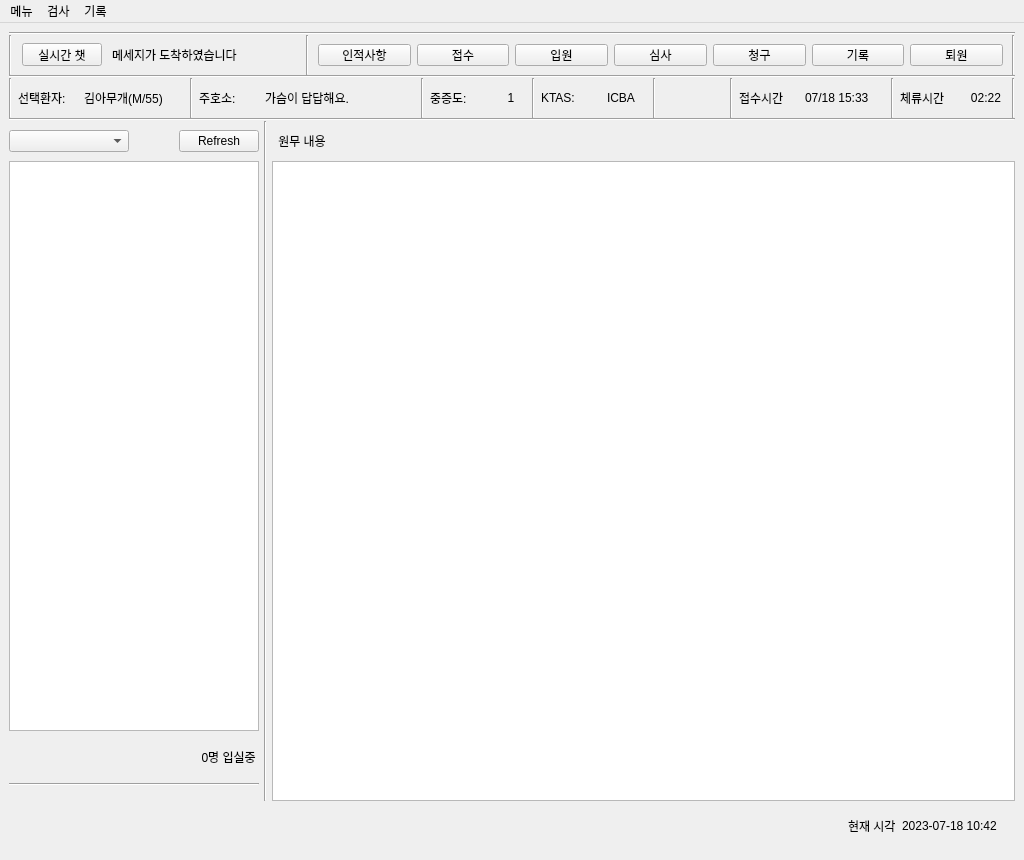
<?xml version="1.0" encoding="UTF-8"?>
<ui version="4.0">
 <class>AdminWindow</class>
 <widget class="QMainWindow" name="AdminWindow">
  <property name="geometry">
   <rect>
    <x>0</x>
    <y>0</y>
    <width>1024</width>
    <height>860</height>
   </rect>
  </property>
  <property name="sizePolicy">
   <sizepolicy hsizetype="Fixed" vsizetype="Fixed">
    <horstretch>0</horstretch>
    <verstretch>0</verstretch>
   </sizepolicy>
  </property>
  <property name="windowTitle">
   <string>MainWindow</string>
  </property>
  <widget class="QWidget" name="centralwidget">
   <layout class="QVBoxLayout" name="verticalLayout">
    <property name="spacing">
     <number>0</number>
    </property>
    <item>
     <widget class="Line" name="line_11">
      <property name="orientation">
       <enum>Qt::Horizontal</enum>
      </property>
     </widget>
    </item>
    <item>
     <widget class="QWidget" name="widget_3" native="true">
      <property name="sizePolicy">
       <sizepolicy hsizetype="Preferred" vsizetype="Fixed">
        <horstretch>0</horstretch>
        <verstretch>0</verstretch>
       </sizepolicy>
      </property>
      <property name="minimumSize">
       <size>
        <width>0</width>
        <height>40</height>
       </size>
      </property>
      <property name="maximumSize">
       <size>
        <width>16777215</width>
        <height>40</height>
       </size>
      </property>
      <layout class="QHBoxLayout" name="horizontalLayout">
       <property name="spacing">
        <number>0</number>
       </property>
       <property name="leftMargin">
        <number>0</number>
       </property>
       <property name="topMargin">
        <number>0</number>
       </property>
       <property name="rightMargin">
        <number>0</number>
       </property>
       <property name="bottomMargin">
        <number>0</number>
       </property>
       <item>
        <widget class="QWidget" name="widget" native="true">
         <property name="maximumSize">
          <size>
           <width>300</width>
           <height>16777215</height>
          </size>
         </property>
         <layout class="QHBoxLayout" name="horizontalLayout_4">
          <property name="spacing">
           <number>10</number>
          </property>
          <property name="leftMargin">
           <number>0</number>
          </property>
          <property name="topMargin">
           <number>0</number>
          </property>
          <property name="rightMargin">
           <number>0</number>
          </property>
          <property name="bottomMargin">
           <number>0</number>
          </property>
          <item>
           <widget class="Line" name="line_12">
            <property name="orientation">
             <enum>Qt::Vertical</enum>
            </property>
           </widget>
          </item>
          <item>
           <widget class="QPushButton" name="pushButton_2">
            <property name="maximumSize">
             <size>
              <width>90</width>
              <height>23</height>
             </size>
            </property>
            <property name="text">
             <string>실시간 챗</string>
            </property>
           </widget>
          </item>
          <item>
           <widget class="QLabel" name="label_22">
            <property name="minimumSize">
             <size>
              <width>200</width>
              <height>0</height>
             </size>
            </property>
            <property name="maximumSize">
             <size>
              <width>200</width>
              <height>16777215</height>
             </size>
            </property>
            <property name="text">
             <string>메세지가 도착하였습니다</string>
            </property>
           </widget>
          </item>
          <item>
           <widget class="Line" name="line_13">
            <property name="orientation">
             <enum>Qt::Vertical</enum>
            </property>
           </widget>
          </item>
         </layout>
        </widget>
       </item>
       <item>
        <widget class="QWidget" name="widget_2" native="true">
         <layout class="QHBoxLayout" name="horizontalLayout_3">
          <item>
           <widget class="QPushButton" name="pushButton_3">
            <property name="text">
             <string>인적사항</string>
            </property>
           </widget>
          </item>
          <item>
           <widget class="QPushButton" name="pushButton_5">
            <property name="text">
             <string>접수</string>
            </property>
           </widget>
          </item>
          <item>
           <widget class="QPushButton" name="pushButton_4">
            <property name="text">
             <string>입원</string>
            </property>
           </widget>
          </item>
          <item>
           <widget class="QPushButton" name="pushButton">
            <property name="text">
             <string>심사</string>
            </property>
           </widget>
          </item>
          <item>
           <widget class="QPushButton" name="pushButton_8">
            <property name="text">
             <string>청구</string>
            </property>
           </widget>
          </item>
          <item>
           <widget class="QPushButton" name="pushButton_9">
            <property name="text">
             <string>기록</string>
            </property>
           </widget>
          </item>
          <item>
           <widget class="QPushButton" name="pushButton_7">
            <property name="text">
             <string>퇴원</string>
            </property>
           </widget>
          </item>
         </layout>
        </widget>
       </item>
       <item>
        <widget class="Line" name="line_14">
         <property name="orientation">
          <enum>Qt::Vertical</enum>
         </property>
        </widget>
       </item>
      </layout>
     </widget>
    </item>
    <item>
     <widget class="Line" name="line_2">
      <property name="orientation">
       <enum>Qt::Horizontal</enum>
      </property>
     </widget>
    </item>
    <item>
     <widget class="QWidget" name="widget_4" native="true">
      <property name="minimumSize">
       <size>
        <width>0</width>
        <height>40</height>
       </size>
      </property>
      <property name="maximumSize">
       <size>
        <width>16777215</width>
        <height>40</height>
       </size>
      </property>
      <layout class="QHBoxLayout" name="horizontalLayout_2">
       <property name="leftMargin">
        <number>0</number>
       </property>
       <property name="topMargin">
        <number>0</number>
       </property>
       <property name="rightMargin">
        <number>0</number>
       </property>
       <property name="bottomMargin">
        <number>0</number>
       </property>
       <item>
        <widget class="Line" name="line_3">
         <property name="orientation">
          <enum>Qt::Vertical</enum>
         </property>
        </widget>
       </item>
       <item>
        <widget class="QLabel" name="label_7">
         <property name="minimumSize">
          <size>
           <width>60</width>
           <height>0</height>
          </size>
         </property>
         <property name="maximumSize">
          <size>
           <width>60</width>
           <height>16777215</height>
          </size>
         </property>
         <property name="text">
          <string>선택환자:</string>
         </property>
        </widget>
       </item>
       <item>
        <widget class="QLabel" name="label_8">
         <property name="minimumSize">
          <size>
           <width>100</width>
           <height>0</height>
          </size>
         </property>
         <property name="maximumSize">
          <size>
           <width>100</width>
           <height>16777215</height>
          </size>
         </property>
         <property name="text">
          <string>김아무개(M/55)</string>
         </property>
        </widget>
       </item>
       <item>
        <widget class="Line" name="line_5">
         <property name="orientation">
          <enum>Qt::Vertical</enum>
         </property>
        </widget>
       </item>
       <item>
        <widget class="QLabel" name="label_9">
         <property name="minimumSize">
          <size>
           <width>60</width>
           <height>0</height>
          </size>
         </property>
         <property name="maximumSize">
          <size>
           <width>60</width>
           <height>16777215</height>
          </size>
         </property>
         <property name="text">
          <string>주호소:</string>
         </property>
        </widget>
       </item>
       <item>
        <widget class="QLabel" name="label_10">
         <property name="minimumSize">
          <size>
           <width>150</width>
           <height>0</height>
          </size>
         </property>
         <property name="text">
          <string>가슴이 답답해요.</string>
         </property>
        </widget>
       </item>
       <item>
        <widget class="Line" name="line_6">
         <property name="orientation">
          <enum>Qt::Vertical</enum>
         </property>
        </widget>
       </item>
       <item>
        <widget class="QLabel" name="label_15">
         <property name="minimumSize">
          <size>
           <width>60</width>
           <height>0</height>
          </size>
         </property>
         <property name="maximumSize">
          <size>
           <width>60</width>
           <height>16777215</height>
          </size>
         </property>
         <property name="text">
          <string>중증도:</string>
         </property>
        </widget>
       </item>
       <item>
        <widget class="QLabel" name="label_16">
         <property name="minimumSize">
          <size>
           <width>30</width>
           <height>0</height>
          </size>
         </property>
         <property name="maximumSize">
          <size>
           <width>30</width>
           <height>16777215</height>
          </size>
         </property>
         <property name="text">
          <string>1</string>
         </property>
         <property name="alignment">
          <set>Qt::AlignCenter</set>
         </property>
        </widget>
       </item>
       <item>
        <widget class="Line" name="line_7">
         <property name="orientation">
          <enum>Qt::Vertical</enum>
         </property>
        </widget>
       </item>
       <item>
        <widget class="QLabel" name="label_18">
         <property name="minimumSize">
          <size>
           <width>60</width>
           <height>0</height>
          </size>
         </property>
         <property name="maximumSize">
          <size>
           <width>60</width>
           <height>16777215</height>
          </size>
         </property>
         <property name="text">
          <string>KTAS:</string>
         </property>
        </widget>
       </item>
       <item>
        <widget class="QLabel" name="label_19">
         <property name="minimumSize">
          <size>
           <width>40</width>
           <height>0</height>
          </size>
         </property>
         <property name="maximumSize">
          <size>
           <width>40</width>
           <height>16777215</height>
          </size>
         </property>
         <property name="text">
          <string>ICBA</string>
         </property>
        </widget>
       </item>
       <item>
        <widget class="Line" name="line_8">
         <property name="orientation">
          <enum>Qt::Vertical</enum>
         </property>
        </widget>
       </item>
       <item>
        <widget class="QLabel" name="label_3">
         <property name="sizePolicy">
          <sizepolicy hsizetype="Expanding" vsizetype="Preferred">
           <horstretch>0</horstretch>
           <verstretch>0</verstretch>
          </sizepolicy>
         </property>
         <property name="text">
          <string/>
         </property>
        </widget>
       </item>
       <item>
        <widget class="Line" name="line_9">
         <property name="orientation">
          <enum>Qt::Vertical</enum>
         </property>
        </widget>
       </item>
       <item>
        <widget class="QLabel" name="label_11">
         <property name="minimumSize">
          <size>
           <width>60</width>
           <height>0</height>
          </size>
         </property>
         <property name="maximumSize">
          <size>
           <width>60</width>
           <height>16777215</height>
          </size>
         </property>
         <property name="text">
          <string>접수시간</string>
         </property>
        </widget>
       </item>
       <item>
        <widget class="QLabel" name="label_12">
         <property name="minimumSize">
          <size>
           <width>80</width>
           <height>0</height>
          </size>
         </property>
         <property name="maximumSize">
          <size>
           <width>80</width>
           <height>16777215</height>
          </size>
         </property>
         <property name="text">
          <string>07/18 15:33</string>
         </property>
        </widget>
       </item>
       <item>
        <widget class="Line" name="line_10">
         <property name="orientation">
          <enum>Qt::Vertical</enum>
         </property>
        </widget>
       </item>
       <item>
        <widget class="QLabel" name="label_13">
         <property name="minimumSize">
          <size>
           <width>60</width>
           <height>0</height>
          </size>
         </property>
         <property name="maximumSize">
          <size>
           <width>60</width>
           <height>16777215</height>
          </size>
         </property>
         <property name="text">
          <string>체류시간</string>
         </property>
        </widget>
       </item>
       <item>
        <widget class="QLabel" name="label_14">
         <property name="minimumSize">
          <size>
           <width>40</width>
           <height>0</height>
          </size>
         </property>
         <property name="text">
          <string>02:22</string>
         </property>
         <property name="alignment">
          <set>Qt::AlignCenter</set>
         </property>
        </widget>
       </item>
       <item>
        <widget class="Line" name="line_4">
         <property name="orientation">
          <enum>Qt::Vertical</enum>
         </property>
        </widget>
       </item>
      </layout>
     </widget>
    </item>
    <item>
     <widget class="Line" name="line">
      <property name="orientation">
       <enum>Qt::Horizontal</enum>
      </property>
     </widget>
    </item>
    <item>
     <widget class="QWidget" name="widget_7" native="true">
      <layout class="QHBoxLayout" name="horizontalLayout_7">
       <property name="spacing">
        <number>5</number>
       </property>
       <property name="leftMargin">
        <number>0</number>
       </property>
       <property name="topMargin">
        <number>0</number>
       </property>
       <property name="rightMargin">
        <number>0</number>
       </property>
       <property name="bottomMargin">
        <number>0</number>
       </property>
       <item>
        <widget class="QWidget" name="widget_5" native="true">
         <property name="maximumSize">
          <size>
           <width>250</width>
           <height>16777215</height>
          </size>
         </property>
         <layout class="QVBoxLayout" name="verticalLayout_2">
          <property name="spacing">
           <number>0</number>
          </property>
          <property name="leftMargin">
           <number>0</number>
          </property>
          <property name="topMargin">
           <number>0</number>
          </property>
          <property name="rightMargin">
           <number>0</number>
          </property>
          <property name="bottomMargin">
           <number>10</number>
          </property>
          <item>
           <widget class="QWidget" name="widget_11" native="true">
            <property name="minimumSize">
             <size>
              <width>0</width>
              <height>40</height>
             </size>
            </property>
            <property name="maximumSize">
             <size>
              <width>16777215</width>
              <height>40</height>
             </size>
            </property>
            <layout class="QHBoxLayout" name="horizontalLayout_9">
             <property name="spacing">
              <number>0</number>
             </property>
             <property name="leftMargin">
              <number>0</number>
             </property>
             <property name="topMargin">
              <number>0</number>
             </property>
             <property name="rightMargin">
              <number>0</number>
             </property>
             <property name="bottomMargin">
              <number>0</number>
             </property>
             <item>
              <widget class="QComboBox" name="comboBox">
               <property name="sizePolicy">
                <sizepolicy hsizetype="Preferred" vsizetype="Fixed">
                 <horstretch>0</horstretch>
                 <verstretch>0</verstretch>
                </sizepolicy>
               </property>
               <property name="minimumSize">
                <size>
                 <width>120</width>
                 <height>0</height>
                </size>
               </property>
              </widget>
             </item>
             <item>
              <spacer name="horizontalSpacer_3">
               <property name="orientation">
                <enum>Qt::Horizontal</enum>
               </property>
               <property name="sizeHint" stdset="0">
                <size>
                 <width>40</width>
                 <height>20</height>
                </size>
               </property>
              </spacer>
             </item>
             <item>
              <widget class="QPushButton" name="pushButton_10">
               <property name="text">
                <string>Refresh</string>
               </property>
              </widget>
             </item>
            </layout>
           </widget>
          </item>
          <item>
           <widget class="QTableView" name="tableView"/>
          </item>
          <item>
           <widget class="QWidget" name="widget_12" native="true">
            <property name="minimumSize">
             <size>
              <width>0</width>
              <height>60</height>
             </size>
            </property>
            <property name="maximumSize">
             <size>
              <width>16777215</width>
              <height>60</height>
             </size>
            </property>
            <layout class="QVBoxLayout" name="verticalLayout_4">
             <property name="leftMargin">
              <number>0</number>
             </property>
             <property name="topMargin">
              <number>5</number>
             </property>
             <property name="rightMargin">
              <number>0</number>
             </property>
             <property name="bottomMargin">
              <number>5</number>
             </property>
             <item>
              <widget class="QLabel" name="label_6">
               <property name="text">
                <string>0명 입실중 </string>
               </property>
               <property name="alignment">
                <set>Qt::AlignRight|Qt::AlignTrailing|Qt::AlignVCenter</set>
               </property>
              </widget>
             </item>
             <item>
              <widget class="Line" name="line_15">
               <property name="orientation">
                <enum>Qt::Horizontal</enum>
               </property>
              </widget>
             </item>
            </layout>
           </widget>
          </item>
         </layout>
        </widget>
       </item>
       <item>
        <widget class="Line" name="line_16">
         <property name="orientation">
          <enum>Qt::Vertical</enum>
         </property>
        </widget>
       </item>
       <item>
        <widget class="QWidget" name="widget_6" native="true">
         <layout class="QVBoxLayout" name="verticalLayout_3">
          <property name="spacing">
           <number>0</number>
          </property>
          <property name="leftMargin">
           <number>0</number>
          </property>
          <property name="topMargin">
           <number>0</number>
          </property>
          <property name="rightMargin">
           <number>0</number>
          </property>
          <property name="bottomMargin">
           <number>0</number>
          </property>
          <item>
           <widget class="QWidget" name="widget_10" native="true">
            <property name="minimumSize">
             <size>
              <width>0</width>
              <height>40</height>
             </size>
            </property>
            <property name="maximumSize">
             <size>
              <width>16777215</width>
              <height>40</height>
             </size>
            </property>
            <layout class="QHBoxLayout" name="horizontalLayout_8">
             <property name="leftMargin">
              <number>0</number>
             </property>
             <property name="topMargin">
              <number>0</number>
             </property>
             <property name="rightMargin">
              <number>5</number>
             </property>
             <property name="bottomMargin">
              <number>0</number>
             </property>
             <item>
              <widget class="QLabel" name="label_5">
               <property name="minimumSize">
                <size>
                 <width>60</width>
                 <height>0</height>
                </size>
               </property>
               <property name="maximumSize">
                <size>
                 <width>60</width>
                 <height>16777215</height>
                </size>
               </property>
               <property name="text">
                <string>원무 내용</string>
               </property>
               <property name="alignment">
                <set>Qt::AlignCenter</set>
               </property>
              </widget>
             </item>
             <item>
              <spacer name="horizontalSpacer_2">
               <property name="orientation">
                <enum>Qt::Horizontal</enum>
               </property>
               <property name="sizeHint" stdset="0">
                <size>
                 <width>40</width>
                 <height>20</height>
                </size>
               </property>
              </spacer>
             </item>
            </layout>
           </widget>
          </item>
          <item>
           <widget class="QPlainTextEdit" name="plainTextEdit_2"/>
          </item>
         </layout>
        </widget>
       </item>
      </layout>
     </widget>
    </item>
    <item>
     <widget class="QWidget" name="widget_8" native="true">
      <property name="minimumSize">
       <size>
        <width>0</width>
        <height>50</height>
       </size>
      </property>
      <property name="maximumSize">
       <size>
        <width>16777215</width>
        <height>50</height>
       </size>
      </property>
      <layout class="QHBoxLayout" name="horizontalLayout_6">
       <item>
        <spacer name="horizontalSpacer">
         <property name="orientation">
          <enum>Qt::Horizontal</enum>
         </property>
         <property name="sizeHint" stdset="0">
          <size>
           <width>40</width>
           <height>20</height>
          </size>
         </property>
        </spacer>
       </item>
       <item>
        <widget class="QWidget" name="widget_9" native="true">
         <layout class="QHBoxLayout" name="horizontalLayout_5">
          <item>
           <widget class="QLabel" name="label_2">
            <property name="text">
             <string>현재 시각</string>
            </property>
           </widget>
          </item>
          <item>
           <widget class="QLabel" name="label_4">
            <property name="text">
             <string>2023-07-18 10:42</string>
            </property>
           </widget>
          </item>
         </layout>
        </widget>
       </item>
      </layout>
     </widget>
    </item>
   </layout>
  </widget>
  <widget class="QMenuBar" name="menubar">
   <property name="geometry">
    <rect>
     <x>0</x>
     <y>0</y>
     <width>1024</width>
     <height>21</height>
    </rect>
   </property>
   <widget class="QMenu" name="menu">
    <property name="title">
     <string>메뉴</string>
    </property>
   </widget>
   <widget class="QMenu" name="menu_2">
    <property name="title">
     <string>검사</string>
    </property>
   </widget>
   <widget class="QMenu" name="menu_3">
    <property name="title">
     <string>기록</string>
    </property>
   </widget>
   <addaction name="menu"/>
   <addaction name="menu_2"/>
   <addaction name="menu_3"/>
  </widget>
 </widget>
 <resources/>
 <connections/>
</ui>
